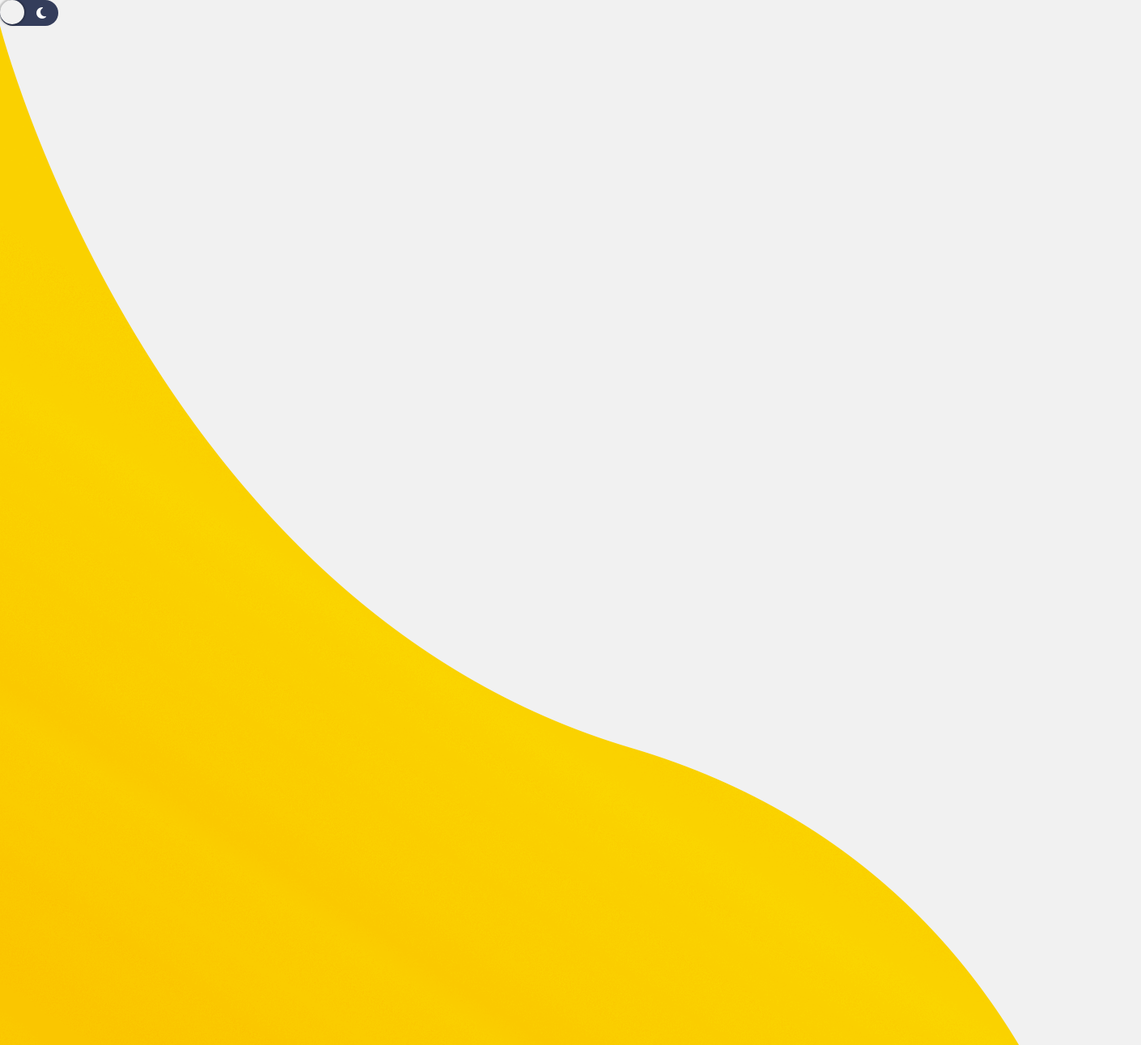
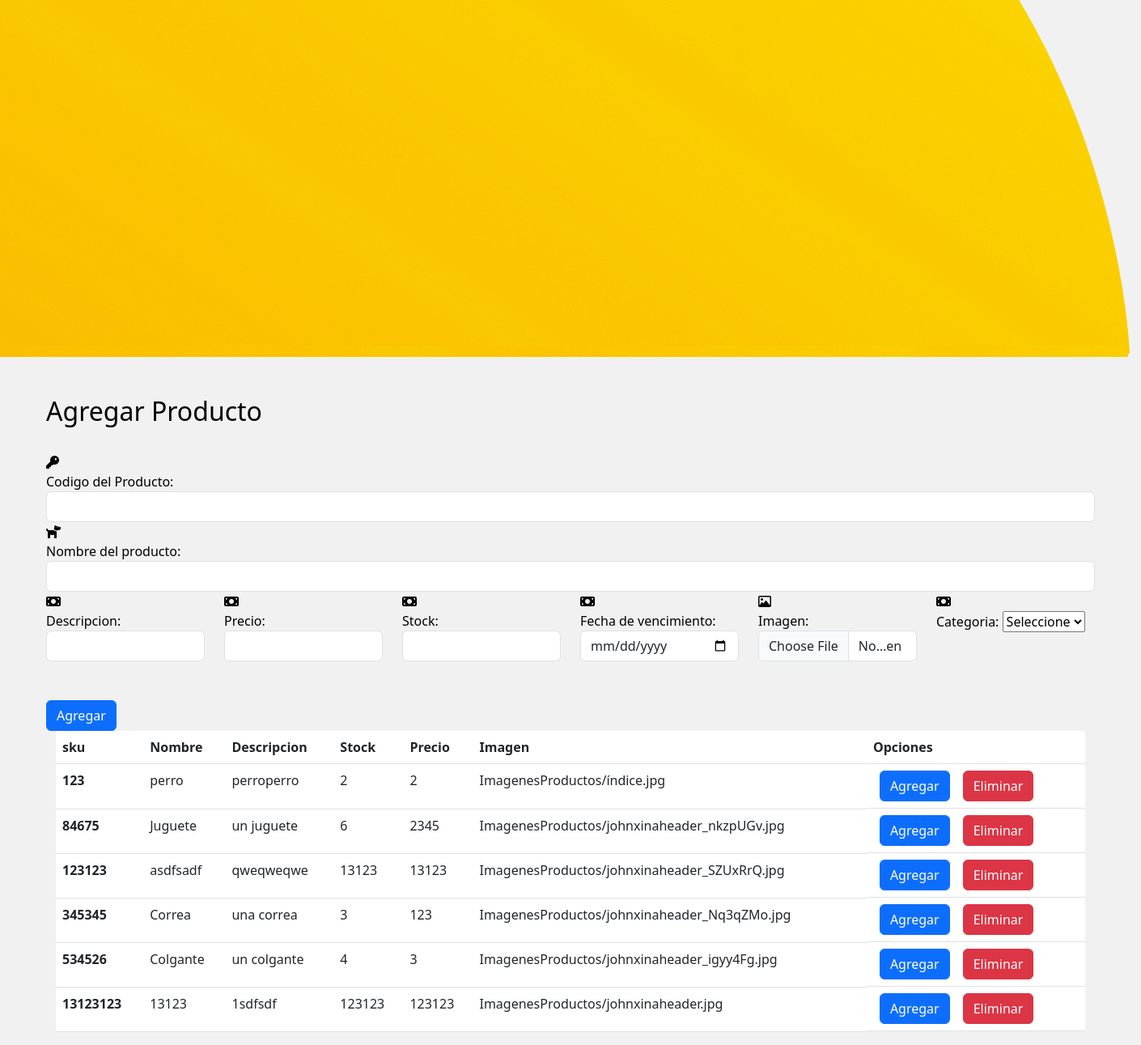
Screenshot of /agregarProducto with the database file from the repository (2 pictures, top to bottom).
### app/kuma/models.py (models this page shows, shortened)
class Producto(models.Model):
    sku = models.IntegerField(primary_key=True)
    nombre = models.CharField(max_length=100, null=False)
    descripcion = models.CharField(max_length=150, null=False)
    stock = models.IntegerField(null=False)
    precio = models.IntegerField(null=False)
    fecha_ingreso = models.DateField(auto_now_add=True, null=False)
    fecha_vencimiento = models.DateField(null=True, blank=True)
    categoria_id = models.ForeignKey(Categoria, on_delete=models.CASCADE)
    imagen_url = models.ImageField(upload_to="ImagenesProductos")

### app/kuma/views.py (the view)
# urls.py: path('agregarProducto', views.cargarAgregarProducto),
def cargarAgregarProducto(request):
    productos = Producto.objects.all()
    categorias = Categoria.objects.all()
    return render(request, "agregar_producto.html", {"prod": productos, "cate": categorias})

### app/kuma/templates/agregar_producto.html (shortened to what this page needs)
<!DOCTYPE html>
<html lang="en">
<head>
    {% load static %}
    <link href="https://cdn.jsdelivr.net/npm/bootstrap@5.3.0-alpha2/dist/css/bootstrap.min.css" rel="stylesheet">
    <link rel="stylesheet" href="{% static 'CSS/style.css'%}">
</head>
<body>
    <button class="switch" id="switch">
		<span>
		  <i class="fas fa-sun"></i>
		</span>
		<span>
		  <i class="fas fa-moon"></i>
		</span>
	  </button>
    <img class="wave" src="img/wave.png">
    <div class="container mt-5">
        <div class="register-content">
            <form id="formularioAgregarProducto" action="/agregarProductoForm" enctype="multipart/form-data" method="post"> {% csrf_token %}
                <h2>Agregar Producto</h2>
                <br>
                <div class="row">
                    <div class="col">
                        <div class="input-div one">
                            <div class="i">
                                <i class="fa fa-key"></i>
                            </div>
                            <div class="div">
                                <label for="txtSku">Codigo del Producto:</label>
                                <input name="txtSku" id="txtSku" class="form-control input"  type="text">
                            </div>
                        </div>
                    </div>
                    <div class="col-m5">
                        <div class="input-div one">
                            <div class="i">
                                <i class="fa fa-dog"></i>
                            </div>
                            <div class="div">
                                <label for="txtNombre">Nombre del producto:</label>
                                <input name="txtNombre" id="txtNombre" class="form-control input"  type="text">
                            </div>
                        </div>
                    </div>
                    <div class="col">
                        <div class="input-div one">
                            <div class="i">
                                <i class="fa fa-money-bill"></i>
                            </div>
                            <div class="div">
                                <label for="txtDescripcion">Descripcion:</label>
                                <input name="txtDescripcion" id="txtDescripción" class="form-control input"  type="text">
                            </div>
                        </div>
                    </div>
                    <div class="col">
                        <div class="input-div one">
                            <div class="i">
                                <i class="fa fa-money-bill"></i>
                            </div>
                            <div class="div">
                                <label for="txtPrecio">Precio:</label>
                                <input name="txtPrecio" id="txtPrecio" class="form-control input"  type="text">
                            </div>
                        </div>
                    </div>
                    <div class="col">
                        <div class="input-div one">
                            <div class="i">
                                <i class="fa fa-money-bill"></i>
                            </div>
                            <div class="div">
                                <label for="txtStock">Stock:</label>
                                <input name="txtStock" id="txtStock" class="form-control input"  type="text">
                            </div>
                        </div>
                    </div>
                    <div class="col">
                        <div class="input-div one">
                            <div class="i">
                                <i class="fa fa-money-bill"></i>
                            </div>
                            <div class="div">
                                <label for="fechaVencimientoSel">Fecha de vencimiento:</label>
                                <input name="fechaVencimientoSel" id="fechaVencimientoSel" class="form-control input"  type="date">
                            </div>
                        </div>
                    </div>
                    <div class="col">
                        <div class="input-div one">
                            <div class="i">
                                <i class="fa fa-image"></i>
                            </div>
                            <div class="div">
                                <label for="txtImg">Imagen: </label>
                                <input name="txtImg" id="txtImg" class="form-control input"  type="file">
                            </div>
                        </div>
                    </div>
                    <div class="col">
                        <div class="input-div one">
                            <div class="i">
                                <i class="fa fa-money-bill"></i>
                            </div>
                            <div class="div">
                                <label for="cmbCategoria">Categoria:</label>
                                <select name="cmdCategoria" id="cmbCategoria">
                                    <option disabled selected>Seleccione</option>
                                </select>
                            </div>
                        </div>
                    </div>
                </div>
                <button id="btn-agrega" class="btn btn-primary mt-5">Agregar</button>
                <br>
           </form>
           <div class="container">
            <table class="table">
              <thead>
                <tr>
                  <th scope="col">sku</th>
                  <th scope="col">Nombre</th>
                  <th scope="col">Descripcion</th>
                  <th scope="col">Stock</th>
                  <th scope="col">Precio</th>
                  <th scope="col">Imagen</th>
                  <th scope="col">Opciones</th>
                </tr>
              </thead>
              <tbody>
                  {% for p in prod %}
                <tr>
                  <th scope="row">{{p.sku}}</th>
                  <td>{{p.nombre}}</td>
                  <td>{{p.descripcion}}</td>
                  <td>{{p.stock}}</td>
                  <td>{{p.precio}}</td>
                  <td>{{p.imagen_url}}</td>
                  <td class="d-flex">
                    <a href="/editarProducto/{{p.sku}}" class="btn btn-primary mx-2">Agregar</a>
                    <a href="/eliminarProducto/{{p.sku}}" class="btn btn-danger mx-2" >Eliminar</a>
                  </td>
                </tr>
                  {% endfor %}
              </tbody>
            </table>
       </div>
        </div>
    </div>
</body>
</html>

### app/kuma/static/CSS/style.css (style rules this page uses)
.row { justify-content: center; }
body { background: #f1f1f1; -webkit-transition: 0.3s ease all; transition: 0.3s ease all; }
.switch { background: #343D5B; border-radius: 1000px; border: none; position: relative; cursor: pointer; display: flex; outline: none; }
.switch::after { content: ""; display: block; width: 30px; height: 30px; position: absolute; background: #f1f1f1; top: 0; left: 0; right: unset; border-radius: 100px; transition: 0.3 ease all; box-shadow: 0px 0px 2px 2px rgba(0, 0, 0, 0.2); }
.switch span { width: 30px; height: 30px; line-height: 30px; display: block; background: none; color: #fff; }
.container { color: black; }

### rows the page displays
Producto: sku "123", nombre "perro", descripcion "perroperro", stock "2", precio "2", imagen_url "ImagenesProductos/índice.jpg"
Producto: sku "84675", nombre "Juguete", descripcion "un juguete", stock "6", precio "2345", imagen_url "ImagenesProductos/johnxinaheader_nkzpUGv.jpg"
Producto: sku "123123", nombre "asdfsadf", descripcion "qweqweqwe", stock "13123", precio "13123", imagen_url "ImagenesProductos/johnxinaheader_SZUxRrQ.jpg"
Producto: sku "345345", nombre "Correa", descripcion "una correa", stock "3", precio "123", imagen_url "ImagenesProductos/johnxinaheader_Nq3qZMo.jpg"
Producto: sku "534526", nombre "Colgante", descripcion "un colgante", stock "4", precio "3", imagen_url "ImagenesProductos/johnxinaheader_igyy4Fg.jpg"
Producto: sku "13123123", nombre "13123", descripcion "1sdfsdf", stock "123123", precio "123123", imagen_url "ImagenesProductos/johnxinaheader.jpg"
